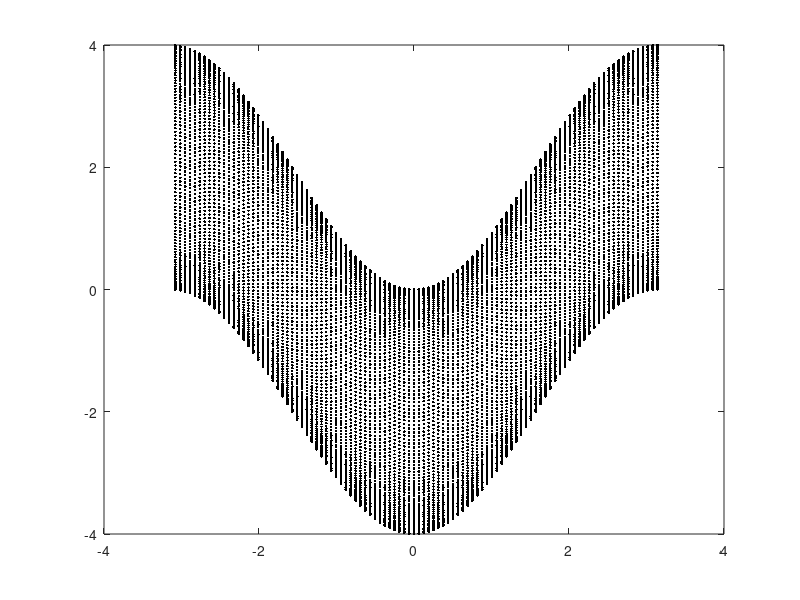

This figure's MATLAB source:
% 2D lattice model, periodical boundary condition for x-direction but
% finite size for y-direction, square lattice, after Fourier transform for
% x-axis.

Lx = 100;
Ly = 100;
J = 1;

k = -pi+2*pi/Lx:2*pi/Lx:pi;
% k = 0:2*pi/Lx:2*pi-2*pi/Lx;

for ki = 1:length(k)
    H = zeros(Ly,Ly);
    for i = 1:Ly-1
        H(i,i+1) = -J;
        H(i+1,i) = -J;
        H(i,i) = -2*J*cos(k(ki));
    end
    H(Ly,Ly) = -2*J*cos(k(ki));
    
    e = eig(H)
    x = k(ki).*(zeros(Ly,1)+1);
    plot(x,e,'.','color','k')
    hold on
end